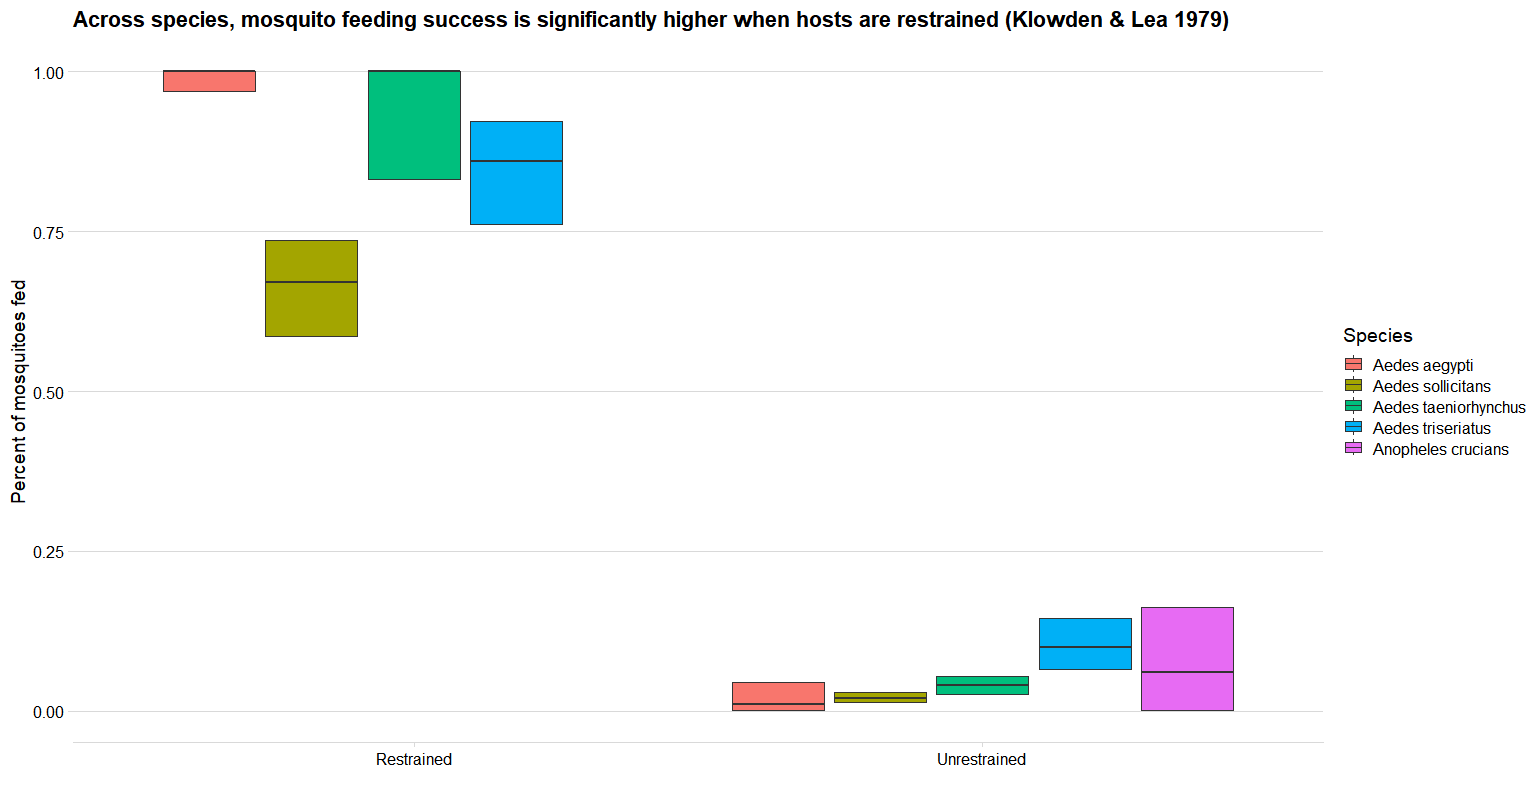

Reproduce this figure in R.
library(tidyverse)
library(cowplot)

defense_df <- tibble(
  Species = c("Aedes triseriatus", "Aedes aegypti", "Aedes sollicitans",
              "Aedes taeniorhynchus", "Anopheles crucians","Aedes triseriatus", "Aedes aegypti", "Aedes sollicitans",
              "Aedes taeniorhynchus", "Anopheles crucians"),
  restrained = c(1,1,1,1,1,0,0,0,0,0),
  fed_percent = c(.86,1,.67,1,NA,.1,.01,.02,.04,.06),
  n = c(83,117,164,20,0,240,122,1252,796,32)
) %>%
  mutate(estimate_fed = floor(n*fed_percent)) %>% 
  group_by(Species, restrained) %>% 
  rowwise() %>% 
  mutate(low_CI = ifelse(!is.na(fed_percent), 
                         binom.test(estimate_fed, n, p = 0.5, conf.level = 0.95)$conf.int[1],
                         NA)) %>% 
  mutate(high_CI = ifelse(!is.na(fed_percent), 
                         binom.test(estimate_fed, n, p = 0.5, conf.level = 0.95)$conf.int[2],
                         NA)) %>% 
  mutate(restrained = ifelse(restrained, "Restrained", "Unrestrained"))


defense_plot <- defense_df %>% 
  ggplot(aes(x = restrained, y = fed_percent, fill = Species)) +
  geom_boxplot(aes(ymin = low_CI, lower = low_CI, middle = fed_percent, upper = high_CI, ymax = high_CI),
               stat = "identity",
               outlier.shape = NA) +
  scale_x_discrete(name = "") +
  scale_y_continuous(name = "Percent of mosquitoes fed") +
  ggtitle("Across species, mosquito feeding success is significantly higher when hosts are restrained (Klowden & Lea 1979)") +
  theme_minimal_hgrid(16) 
